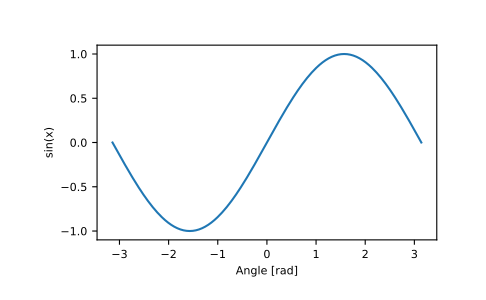

Reproduce this figure in Python.
# Print sine of one angle:

np.sin(np.pi/2.)
# 1.0

# Print sines of an array of angles given in degrees:

np.sin(np.array((0., 30., 45., 60., 90.)) * np.pi / 180. )
# array([ 0.        ,  0.5       ,  0.70710678,  0.8660254 ,  1.        ])

# Plot the sine function:

import matplotlib.pylab as plt
x = np.linspace(-np.pi, np.pi, 201)
plt.plot(x, np.sin(x))
plt.xlabel('Angle [rad]')
plt.ylabel('sin(x)')
plt.axis('tight')
plt.show()
